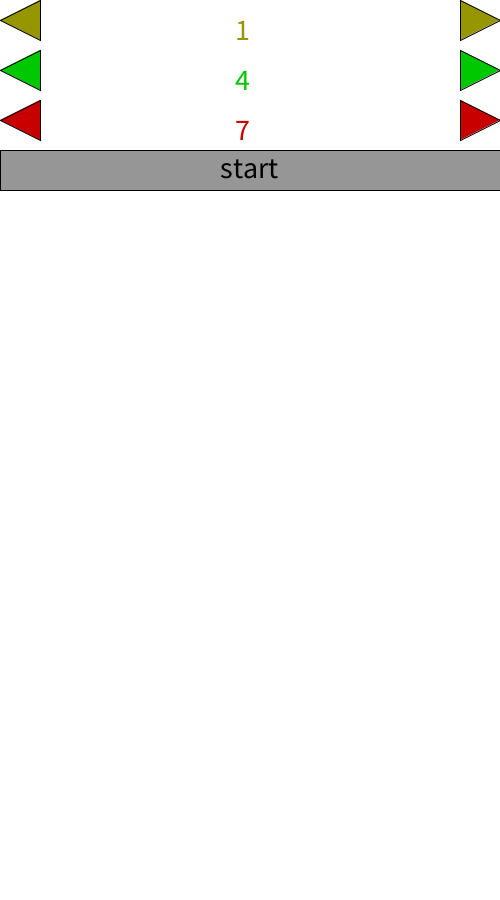
Frame 1 (no input)
Frame 60 (the mouse pressed at the canvas centre just before this capture): identical to frame 1, image omitted
Frame 120 (the mouse held since frame 60 and released just before this capture): identical to frame 1, image omitted

The Processing sketch that drew this single still picture (run headless with seeded random() and noise(); from frame 60 on, the mouse is pressed at the canvas centre):

// Processing sketch: sketch_seperate_3d_pde4
// ── sketch_seperate_3d_pde4.pde
boolean stop=false;
int   outputs;
int   t=0;
float maxt;
int   a=1;
int   b=4;
int   c=7;
int   m=0;
int   n=0;
int   o=0;
int entering=0;
boolean f;
String enter="0";
void setup(){
  size(500,900);
  background(255); 
  arrows(); 
}
void draw(){
  
}
void mousePressed(){
  
  
  if(get(mouseX,mouseY)==color(0,0,200)){
    if(mouseX<width/2){a--;}
    else{a++;}
  }
  if(get(mouseX,mouseY)==color(0,200,0)){
    if(mouseX<width/2){b--;}
    else{b++;}
  }
  if(get(mouseX,mouseY)==color(200,0,0)){
    if(mouseX<width/2){c--;}
    else{c++;}
  }
  background(255); 
  arrows();
 /*if(mouseY<190&&mouseY>150){
    m=a;
    n=b;
    o=c;
    run();}*/
    
  
  m=a;
  n=b;
  o=c;
  run();
}
void keyPressed(){
  if(key>=48&&key<=58){
  enter=enter+key;
  }
  if(key==ENTER){    
    entering++;
    if(entering>2){
      entering=0;
    }
    enter="0";
  }
  if(entering==0){
    a=int(enter);
  }
  if(entering==1){
    b=int(enter);
  }
  if(entering==2){
    c=int(enter);
  }
  println(enter);
  background(255); 
  arrows();
  m=a;
  n=b;
  o=c;
  run();
}
// ── arrows.pde
void arrows(){
  textSize(30);
  if(entering==0){fill(150,150,0);}
  else{fill(0,0,200);}
  beginShape();
  vertex(40,0);
  vertex(0,20);
  vertex(40,40);
  endShape(CLOSE);
  beginShape();
  vertex(width-40,0);
  vertex(width,20);
  vertex(width-40,40);
  endShape(CLOSE);
  text(a,width/2-15,40);
  
  if(entering==1){fill(150,150,0);}
  else{fill(0,200,0);}
  beginShape();
  vertex(40,50);
  vertex(0,70);
  vertex(40,90);
  endShape(CLOSE);
  beginShape();
  vertex(width-40,50);
  vertex(width,70);
  vertex(width-40,90);
  endShape(CLOSE);
  text(b,width/2-15,90);
  
  if(entering==2){fill(150,150,0);}
  else{fill(200,0,0);}
  beginShape();
  vertex(40,100);
  vertex(0,120);
  vertex(40,140);
  endShape(CLOSE);
  beginShape();
  vertex(width-40,100);
  vertex(width,120);
  vertex(width-40,140);
  endShape(CLOSE);
  text(c,width/2-15,140);
  
  fill(150);
  rect(0,150,width,40);
  fill(0);
  textSize(30);
  text("start",width/2-30,178);
}
// ── move.pde
void move(){
  if(!f&&max(m,n,o)==m){
    if(!f&&max(n,o)==n){
      m-=n;n*=2;n-=o;o*=2;
      //t++;
      output(m+","+n+","+o);
    }
    else{
      m-=o;o*=2;o-=n;n*=2;
      //t++;
      output(m+","+n+","+o);
      }
  }
  else if(!f&&max(m,n,o)==n){
    if(!f&&max(m,o)==m){
      n-=m;m*=2;m-=o;o*=2;
      //t++;
      output(m+","+n+","+o);
    }
    else{
      n-=o;o*=2;o-=m;m*=2;
      //t++;
      output(m+","+n+","+o);
      }
  }
  else if(!f&&max(m,n,o)==o){
    if(!f&&max(m,n)==m){
      o-=m;m*=2;m-=n;n*=2;
      //t++;
      output(m+","+n+","+o);
    }
    else{
      o-=n;n*=2;n-=m;m*=2;
      //t++;
      output(m+","+n+","+o);
      }
  }
}
// ── output.pde
void output(String s){
  textSize(30);
  text(s,20,outputs*30+210);
  outputs++;
  if(((m==n)&&(n==o))){
    stop=true;
  }
}
// ── run.pde
void run(){ 
  int moves;
  int[] p1=new int[10000];
  int[] p2=new int[10000];
  int[] p3=new int[10000];
  stop=false;
  t=0;
  f=false;
  outputs=1;
  output(m+","+n+","+o);
  maxt=((m+n+o)*(m+n+o));
  while(!stop){
    move();
    p1[t]=m;
    p2[t]=n;
    p3[t]=o;//save past m,n,o
    for(int i=0;i<t;i++){
      if(p1[i]==m&&
      p2[i]==n&&
      p3[i]==o){
        stop=true;
      }
    }            // stop
    t++;
  }
  moves=outputs-2;
  outputs=0;
  if((m==n)&&(n==o)){
    output("o"+"("+(moves)+"moves)");
  }else{
    output("x");
  }
}
